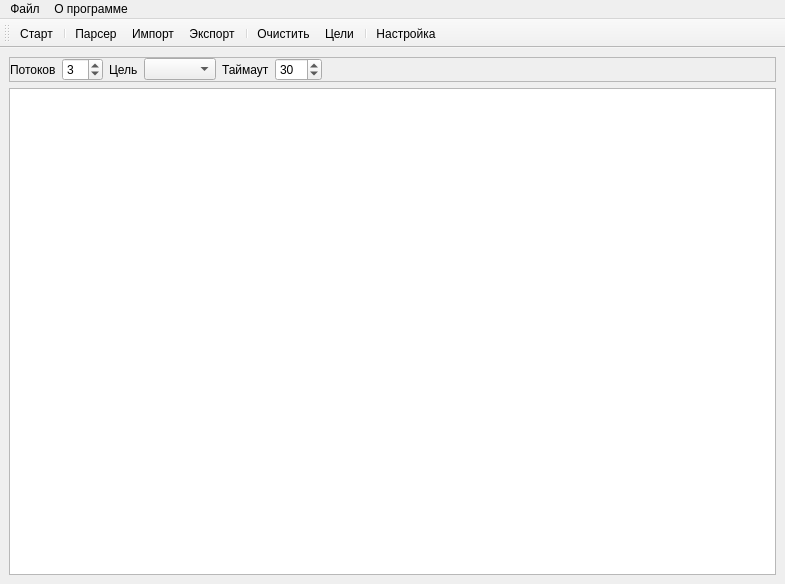
<?xml version="1.0" encoding="UTF-8"?>
<ui version="4.0">
 <class>MainWindow</class>
 <widget class="QMainWindow" name="MainWindow">
  <property name="windowModality">
   <enum>Qt::ApplicationModal</enum>
  </property>
  <property name="geometry">
   <rect>
    <x>0</x>
    <y>0</y>
    <width>785</width>
    <height>584</height>
   </rect>
  </property>
  <property name="windowTitle">
   <string>Proxy Checker 2 free</string>
  </property>
  <widget class="QWidget" name="centralwidget">
   <layout class="QGridLayout" name="gridLayout_2">
    <item row="0" column="0">
     <widget class="QFrame" name="frame">
      <property name="frameShape">
       <enum>QFrame::StyledPanel</enum>
      </property>
      <property name="frameShadow">
       <enum>QFrame::Raised</enum>
      </property>
      <layout class="QGridLayout" name="gridLayout">
       <property name="margin">
        <number>0</number>
       </property>
       <item row="0" column="4">
        <widget class="QLabel" name="label_3">
         <property name="text">
          <string>Таймаут</string>
         </property>
        </widget>
       </item>
       <item row="0" column="1">
        <widget class="QSpinBox" name="threads_sb">
         <property name="minimum">
          <number>1</number>
         </property>
         <property name="value">
          <number>3</number>
         </property>
        </widget>
       </item>
       <item row="0" column="0">
        <widget class="QLabel" name="label">
         <property name="text">
          <string>Потоков</string>
         </property>
        </widget>
       </item>
       <item row="0" column="2">
        <widget class="QLabel" name="label_2">
         <property name="text">
          <string>Цель</string>
         </property>
        </widget>
       </item>
       <item row="0" column="3">
        <widget class="QComboBox" name="target_cb"/>
       </item>
       <item row="0" column="5">
        <widget class="QSpinBox" name="timeout_sb">
         <property name="minimum">
          <number>1</number>
         </property>
         <property name="maximum">
          <number>999</number>
         </property>
         <property name="value">
          <number>30</number>
         </property>
        </widget>
       </item>
       <item row="0" column="6">
        <spacer name="horizontalSpacer">
         <property name="orientation">
          <enum>Qt::Horizontal</enum>
         </property>
         <property name="sizeHint" stdset="0">
          <size>
           <width>40</width>
           <height>20</height>
          </size>
         </property>
        </spacer>
       </item>
      </layout>
     </widget>
    </item>
    <item row="1" column="0">
     <widget class="QTableView" name="tableView">
      <property name="contextMenuPolicy">
       <enum>Qt::ActionsContextMenu</enum>
      </property>
      <property name="alternatingRowColors">
       <bool>true</bool>
      </property>
      <property name="selectionBehavior">
       <enum>QAbstractItemView::SelectRows</enum>
      </property>
      <property name="sortingEnabled">
       <bool>true</bool>
      </property>
      <attribute name="verticalHeaderVisible">
       <bool>true</bool>
      </attribute>
     </widget>
    </item>
   </layout>
  </widget>
  <widget class="QMenuBar" name="menubar">
   <property name="geometry">
    <rect>
     <x>0</x>
     <y>0</y>
     <width>785</width>
     <height>21</height>
    </rect>
   </property>
   <widget class="QMenu" name="menu">
    <property name="title">
     <string>Файл</string>
    </property>
    <addaction name="actionImport"/>
    <addaction name="actionExport"/>
    <addaction name="separator"/>
    <addaction name="actionExit"/>
   </widget>
   <widget class="QMenu" name="menu_2">
    <property name="title">
     <string>О программе</string>
    </property>
    <addaction name="actionAbout"/>
   </widget>
   <addaction name="menu"/>
   <addaction name="menu_2"/>
  </widget>
  <widget class="QToolBar" name="toolBar">
   <property name="windowTitle">
    <string>toolBar</string>
   </property>
   <property name="toolButtonStyle">
    <enum>Qt::ToolButtonTextUnderIcon</enum>
   </property>
   <attribute name="toolBarArea">
    <enum>TopToolBarArea</enum>
   </attribute>
   <attribute name="toolBarBreak">
    <bool>false</bool>
   </attribute>
   <addaction name="actionStart"/>
   <addaction name="separator"/>
   <addaction name="actionParser"/>
   <addaction name="actionImport"/>
   <addaction name="actionExport"/>
   <addaction name="separator"/>
   <addaction name="actionClear"/>
   <addaction name="actionTargets"/>
   <addaction name="separator"/>
   <addaction name="actionSetup"/>
  </widget>
  <action name="actionDelete">
   <property name="icon">
    <iconset>
     <normaloff>delete.png</normaloff>delete.png</iconset>
   </property>
   <property name="text">
    <string>Удалить</string>
   </property>
  </action>
  <action name="actionStart">
   <property name="icon">
    <iconset>
     <normaloff>control_play_blue.png</normaloff>control_play_blue.png</iconset>
   </property>
   <property name="text">
    <string>Старт</string>
   </property>
  </action>
  <action name="actionImport">
   <property name="icon">
    <iconset>
     <normaloff>folder.png</normaloff>folder.png</iconset>
   </property>
   <property name="text">
    <string>Импорт</string>
   </property>
  </action>
  <action name="actionExport">
   <property name="icon">
    <iconset>
     <normaloff>disk.png</normaloff>disk.png</iconset>
   </property>
   <property name="text">
    <string>Экспорт</string>
   </property>
  </action>
  <action name="actionClear">
   <property name="icon">
    <iconset>
     <normaloff>error_delete.png</normaloff>error_delete.png</iconset>
   </property>
   <property name="text">
    <string>Очистить</string>
   </property>
  </action>
  <action name="actionParser">
   <property name="icon">
    <iconset>
     <normaloff>page_world.png</normaloff>page_world.png</iconset>
   </property>
   <property name="text">
    <string>Парсер</string>
   </property>
  </action>
  <action name="actionAbout">
   <property name="icon">
    <iconset>
     <normaloff>aaaa32.png</normaloff>aaaa32.png</iconset>
   </property>
   <property name="text">
    <string>О программе</string>
   </property>
  </action>
  <action name="actionExit">
   <property name="icon">
    <iconset>
     <normaloff>door_in.png</normaloff>door_in.png</iconset>
   </property>
   <property name="text">
    <string>Выход</string>
   </property>
  </action>
  <action name="actionRegistration">
   <property name="icon">
    <iconset>
     <normaloff>key.png</normaloff>key.png</iconset>
   </property>
   <property name="text">
    <string>Регистрация</string>
   </property>
  </action>
  <action name="actionTargets">
   <property name="icon">
    <iconset>
     <normaloff>globe_place.png</normaloff>globe_place.png</iconset>
   </property>
   <property name="text">
    <string>Цели</string>
   </property>
  </action>
  <action name="actionStartSelected">
   <property name="icon">
    <iconset>
     <normaloff>control_play_blue.png</normaloff>control_play_blue.png</iconset>
   </property>
   <property name="text">
    <string>Проверить выбранные</string>
   </property>
   <property name="toolTip">
    <string>Проверить выбранные</string>
   </property>
  </action>
  <action name="actionBuy">
   <property name="text">
    <string>Купить</string>
   </property>
  </action>
  <action name="actionSetup">
   <property name="icon">
    <iconset>
     <normaloff>setting_tools.png</normaloff>setting_tools.png</iconset>
   </property>
   <property name="text">
    <string>Настройка</string>
   </property>
  </action>
 </widget>
 <resources/>
 <connections/>
</ui>
